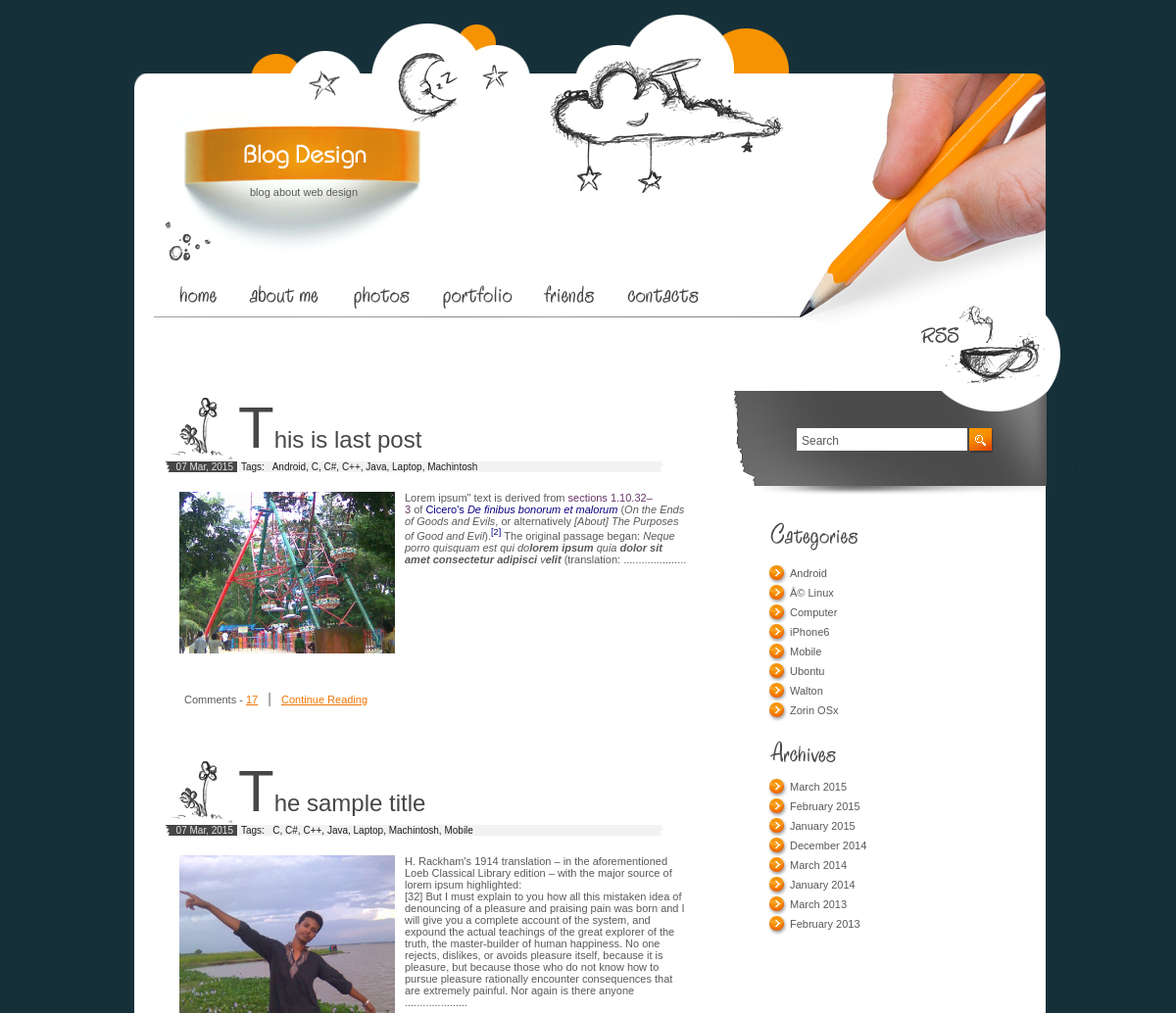
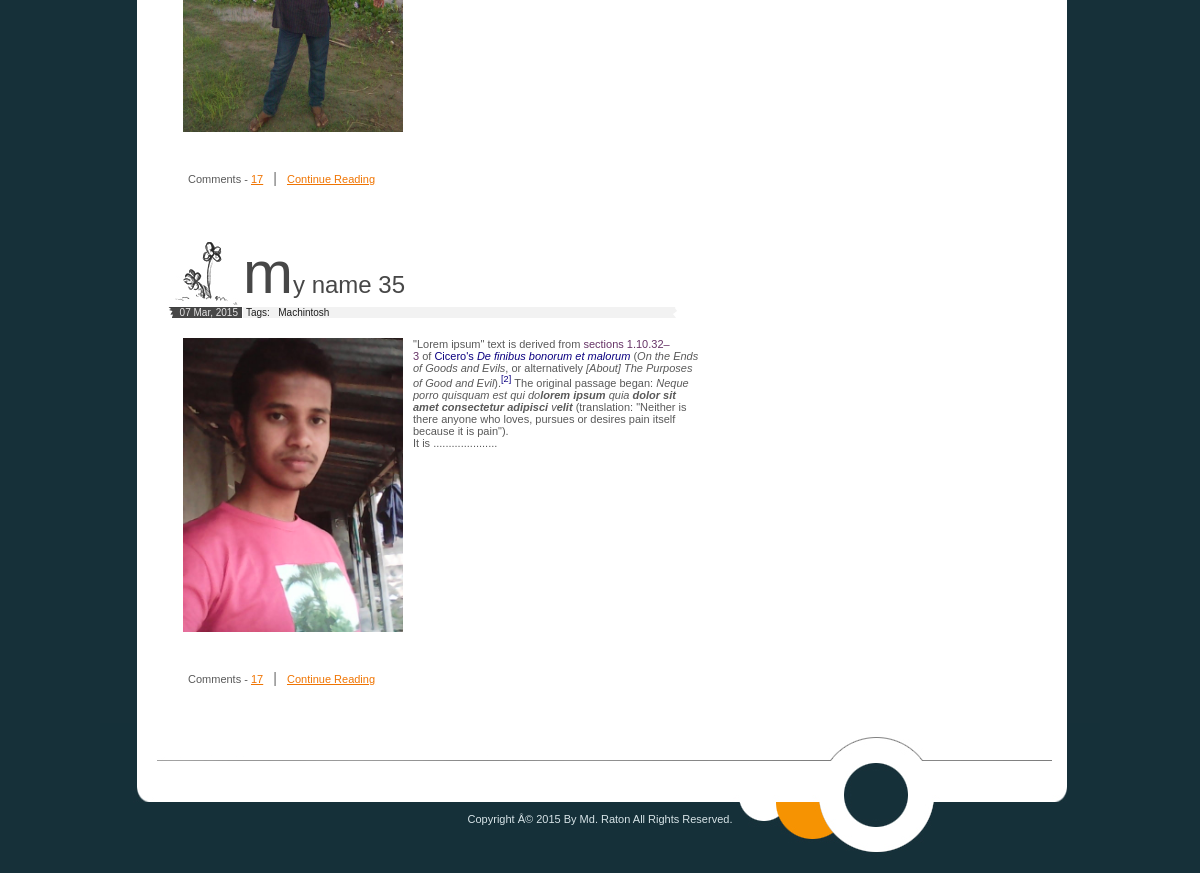
Page /archive.php?date=2015-03 on the committed database (2 pictures, top to bottom).
### tables this page shows
CREATE TABLE IF NOT EXISTS `tbl_post` (
`post_id` int(11) NOT NULL,
  `post_title` varchar(255) NOT NULL,
  `post_description` text NOT NULL,
  `post_image` varchar(255) NOT NULL,
  `cat_id` int(11) NOT NULL,
  `tag_id` varchar(255) NOT NULL,
  `post_date` varchar(255) NOT NULL,
  `year` varchar(4) NOT NULL,
  `month` varchar(2) NOT NULL,
  `post_timestamp` varchar(255) NOT NULL
);

CREATE TABLE IF NOT EXISTS `tbl_tag` (
`tag_id` int(11) NOT NULL,
  `tag_name` varchar(255) NOT NULL
);

CREATE TABLE IF NOT EXISTS `tbl_category` (
`cat_id` int(11) NOT NULL,
  `cat_name` varchar(255) NOT NULL
);

CREATE TABLE IF NOT EXISTS `tbl_footer` (
`id` int(11) NOT NULL,
  `description` text NOT NULL
);

### archive.php (the view, shortened to what this page needs)
<?php
if(!isset($_REQUEST['date']))
{
	header('location: index.php');
}
else
{
	$date1 = $_REQUEST['date'];
	$year1 = substr($date1,0,4);
	$month1 = substr($date1,5,2);
}
?>
<?php include('header.php');?>
<?php
include('config.php');
	$limit = 5;
	$page = @$_GET['page'];
	if($page)
		$start = ($page - 1) * $limit;
	else
		$start = 0;
	$statement = $db->prepare("SELECT * FROM tbl_post WHERE year=? AND month=? ORDER BY post_id DESC LIMIT $start ,$limit");
	$statement->execute(array($year1,$month1));
	$result = $statement->fetchAll(PDO::FETCH_ASSOC);
foreach($result as $row)
{
	?>
	<div class="post">
	<h2><?php echo $row['post_title']; ?></h2>
	<div><span class="date">
	<?php
		$post_date = $row['post_date'];
		$day = substr($post_date,8,2);
		$month = substr($post_date,5,2);
		$year = substr($post_date,0,4);
		if($month=='03'){$month="Mar";}
		echo $day.' '.$month.', '.$year;
	?>
	</span>
	<span class="categories">
	Tags: &nbsp;
	<?php
		$arr = explode(",",$row['tag_id']);
		$count_array = count(explode(",",$row['tag_id']));
		for($j=0;$j<$count_array;$j++){
			$statement1 = $db->prepare("SELECT * FROM tbl_tag WHERE tag_id=?");
			$statement1->execute(array($arr[$j]));
			$result1 = $statement1->fetchAll(PDO::FETCH_ASSOC);
			foreach($result1 as $row1){
				echo $row1['tag_name'];
				if($j<$count_array-1)
					echo ", ";
				}
		}
	?>
	</span></div>
	<div class="description">
		<p><img src="uploads/<?php echo $row['post_image'];?>" alt="" width="220"/>
		<?php
			$pieces = explode(" ", $row['post_description']);
			$first_part = implode(" ",array_splice($pieces, 0, 105));
			$first_part = $first_part.' .....................';
		?>
			<?php echo $first_part;?> </p>
	</div>
	<p class="comments">Comments - <a href="">17</a>   <span>|</span>   <a href="index2.php?id=<?php echo $row['post_id']; ?>">Continue Reading</a></p>
</div>
	<?php
}
?>
<div class="pagination">
</div>
<?php include('footer.php');?>

### footer.php (shortened to what this page needs)
<?php include('config.php');?>
</div>
		<div id="sidebar">
		    <div id="search">
				<input type="text" value="Search"> <a href="#"><img src="images/go.gif" alt="" width="26" height="26" /></a>
			</div>
			<div class="list">
				<img src="images/title1.gif" alt="" width="186" height="36" />
				<ul>
					<?php
						$statement = $db->prepare("select * from tbl_category ORDER BY cat_name ASC");
						$statement->execute();
						$result = $statement->fetchAll(PDO::FETCH_ASSOC);
						foreach($result as $row){
							?>
								<li><a href="category.php?id=<?php echo $row['cat_id'];?>"><?php echo $row['cat_name']; ?></a></li>
							<?php
						}
					?>
				</ul>
				<img src="images/title2.gif" alt="" width="180" height="34" />
				<?php
						$j = 0;
						$statement = $db->prepare("select distinct(post_date) from tbl_post ORDER BY post_date DESC");
						$statement->execute();
						$result = $statement->fetchAll(PDO::FETCH_ASSOC);
						foreach($result as $row)
						{
							$ym = substr($row['post_date'],0,7);
							$arr_date[$j] = $ym;
							$j++;
						}
						$result = array_unique($arr_date);
						$final_val = implode(",",$result);
						$final_arr_date = explode(",",$final_val);
						$final_arr_date_count = count(explode(",",$final_val));
					?>
				<ul>
					<?php
						for($j=0;$j<$final_arr_date_count;$j++)
						{
							$year = substr($final_arr_date[$j],0,4);
							$month = substr($final_arr_date[$j],5,2);
							if($month=='01'){$month_full="January";}
							if($month=='02'){$month_full="February";}
							if($month=='03'){$month_full="March";}
							if($month=='12'){$month_full="December";}
							?>
							<li><a href="archive.php?date=<?php echo $final_arr_date[$j];?>"><?php echo $month_full.' '.$year;?></a></li>
							<?php
						}
					?>
				</ul>
			</div>
		</div>
	</div>
	<div id="footer">
		<p>
		<?php
			$statement = $db->prepare("SELECT * FROM tbl_footer WHERE id=1");
			$statement->execute();
			$result = $statement->fetchAll(PDO::FETCH_ASSOC);
			foreach($result as $row){
				echo $row['description'];
			}
		?>
		</p>
	</div>
</body>
</html>

### style.css (style rules this page uses)
* { margin:0px; padding:0px; }
img { border:0px }
html { width:100%; height:100%; background-color:#163039; }
body { width:1000px; height:100%; position:relative; margin:0 auto; background-image:url(images/bg.gif); background-position:top left; background-repeat:repeat-y; }
html > body { height:auto; min-height:100%; }
#footer { height:150px; position:absolute; bottom:0px; background-image:url(images/footer_bg.jpg); background-position:top left; background-repeat:no-repeat; width:1000px; font-family:Tahoma, sans-serif; font-size:11px; color:#D8E4E8; }
#footer p { width:100%; text-align:center; padding:90px 0 0 0 }
#sidebar { width:356px; float:left }
.post { padding:0 0 35px 0; overflow:hidden; width:532px; float:left; }
.post h2 { font-family:Arial, Helvetica, sans-serif; font-size:24px; color:#474747; font-weight:normal; display:block; padding:15px 0 0 75px; / line-height:70px; background-image:url(images/h_bg.jpg); background-position:bottom left; background-repeat:no-repeat; }
.post h2:first-letter { font-size:60px; }
.date { display:block; float:left; background-image:url(images/date_bg.gif); background-position:top left; background-repeat:no-repeat; width:70px; text-align:right; font-family:Arial, Helvetica, sans-serif; font-size:10px; color:#E6E5E5; padding:0 4px 0 0 }
.categories { display:block; float:left; background-image:url(images/categories_bg.gif); background-position:top left; background-repeat:no-repeat; width:454px; font-family:Arial, Helvetica, sans-serif; font-size:10px; color:#1D1D1D; padding:0 0 0 4px }
.description { padding:20px 0 0 0; float:left; margin:0 0 15px 0; / margin:0; }
.post .description img { float:left; padding:0 10px 10px 0; margin:0px; }
.post .description p { display:block; width:98%; padding:0 0 0 15px }
.comments { display:block; float:left; line-height:17px; padding:5px 0 0 18px; }
.comments a { color:#F07402; text-decoration:underline }
.comments span { font-size:14px; color:#6E6E6E; padding:0 7px; line-height:17px; }
#search { background-image:url(images/search_bg.jpg); background-position:top left; background-repeat:no-repeat; width:356px; height:124px; margin:0 0 20px 0 }
#search input { width:169px; height:20px; border:0px; line-height:15px; font-family:Arial, Helvetica, sans-serif; font-size:12px; color:#595959; margin:50px 0 0 69px; padding:3px 0 0 5px; float:left }
#search a { display:block; float:left; margin:50px 0 0 2px }
.list { padding:0 0 15px 35px; }
.list ul { width:290px; overflow:hidden; padding:5px 0 15px 5px }
.list li { list-style-type:none; background-image:url(images/bullet.gif); background-position:top left; background-repeat:no-repeat; padding:0 0 5px 22px; line-height:15px; height:15px; width:240px; float:left; }
.list a { font-family:Arial, Helvetica, sans-serif; font-size:11px; color:#595959; text-decoration:none; }
.post p { width:511px; padding:13px 0 0 20px; }
.post p img { margin:5px 0 0 0 }
div.pagination { padding: 3px; margin: 3px; z-index: 1000; font-size: 14px; margin-bottom: 20px; }

### rows in the picture
tbl_post: post_title "This is last post", post_date "07", post_date "Mar", post_date "2015", post_image (picture), first_part "Lorem ipsum\" text is derived from sections 1.10.32–3 of Cicero's De finibus bonorum et malorum ( On the Ends of Goods and Evils , or alternatively [About] The Purposes of Good and Evil ). [2] The original passage began: Neque porro quisquam est qui do lorem ipsum quia dolor sit amet consectetur adipisci v elit (translation: ....................."
tbl_tag: tag_name "Android"
tbl_tag: tag_name "C"
tbl_tag: tag_name "C#"
tbl_tag: tag_name "C++"
tbl_tag: tag_name "Java"
tbl_tag: tag_name "Laptop"
tbl_tag: tag_name "Machintosh"
tbl_post: post_title "The sample title", post_date "07", post_date "Mar", post_date "2015", post_image (picture), first_part "H. Rackham's 1914 translation – in the aforementioned Loeb Classical Library edition – with the major source of lorem ipsum highlighted: [32] But I must explain to you how all this mistaken idea of denouncing of a pleasure and praising pain was born and I will give you a complete account of the system, and expound the actual teachings of the great explorer of the truth, the master-builder of human happiness. No one rejects, dislikes, or avoids pleasure itself, because it is pleasure, but because those who do not know how to pursue pleasure rationally encounter consequences that are extremely painful. Nor again is there anyone ....................."
tbl_tag: tag_name "Mobile"
tbl_post: post_title "my name 35", post_date "07", post_date "Mar", post_date "2015", post_image (picture), first_part "\"Lorem ipsum\" text is derived from sections 1.10.32–3 of Cicero's De finibus bonorum et malorum ( On the Ends of Goods and Evils , or alternatively [About] The Purposes of Good and Evil ). [2] The original passage began: Neque porro quisquam est qui do lorem ipsum quia dolor sit amet consectetur adipisci v elit (translation: \"Neither is there anyone who loves, pursues or desires pain itself because it is pain\"). It is ....................."
tbl_category: cat_name "Android"
tbl_category: cat_name "Â© Linux"
tbl_category: cat_name "Computer"
tbl_category: cat_name "iPhone6"
tbl_category: cat_name "Mobile"
tbl_category: cat_name "Ubontu"
tbl_category: cat_name "Walton"
tbl_category: cat_name "Zorin OSx"
tbl_footer: description "Copyright Â© 2015 By Md. Raton All Rights Reserved."

### other values in the picture
$month_full "March"
$year "2015"
$month_full "February"
$month_full "January"
$month_full "December"
$year "2014"
$year "2013"
